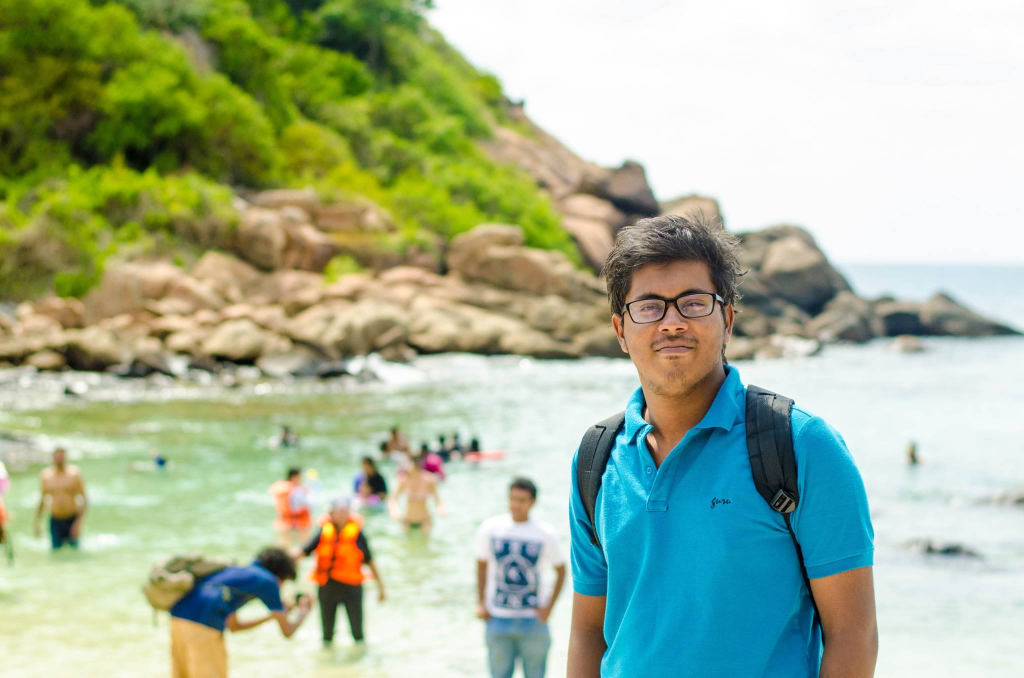
%> input picture ImagePrecessing/testImg/me.jpg, 2048 x 1356 px (shown at 1/2 size)
$ octave can.m   (GNU Octave 9; MATLAB toolbox functions it lacks are replaced by stand-ins)
%> lines starting %> are read from the running program, lines starting %| are printed output that depends on the picture
% Coding for CANNY Edge Detection

%Written by Krishna Prasad Satamraju, Assisttant Professor, Dept. of ECE,
%/-\/-\/-\/-\/-\/-\/-\/-\/-\/-\/-\/-\/-\/-\/-\/-\/-\/-\/-\/-\/-\/-\/-\/-\
%========================================================================%
close all;
clear all;
I = imread('../testImg/me.jpg');
%> I is the input picture: size 1356x2048x3 uint8; mean R, G, B 167, 181.6, 153.4
ID = im2double(I);
%imshow(I);
%ex = edge(ID,'canny');
[h, w] = size(ID);
%> h = 1356; w = 6144
filter = [0.0174 0.348 0.04348 0.0348 0.0174; 0.0348 0.0782 0.1043 0.0782 0.0348; 0.0435 0.1043 0.1304 0.1043 0.0435;0.0348 0.0782 0.1043 0.0782 0.0348; 0.0174 0.348 0.04348 0.0348 0.0174];
Mx = [-1 0 1; -2 0 2; -1 0 1];
My = [-1 -2 -1; 0 0 0; 1 2 1];
for v = 2 : 511
    for u = 2 : 511
        sum = 0;
        for i = -2 : 2
            for j = -2 : 2
                sum = sum + (ID(u, v) * filter(i+3, j+3));
            end
        end
        IDx(u,v) = sum;
    end
end
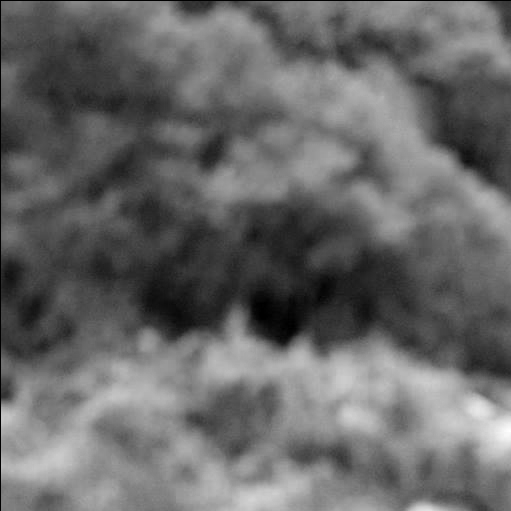
%> IDx: size 511x511 double; min 0, max 1.92, mean 0.786; drawn with min black and max white

%APPLYING SOBEL MASK ON X-DIRECTION

for v = 2:510
         for u = 2:510

             sum1 = 0;

              for i=-1:1
                for j=-1:1
                    sum1 = sum1 + IDx(u + i, v + j)* Mx(i + 2,j + 2);
                end
            end
            IDxx(u,v) = sum1;
         end;
end
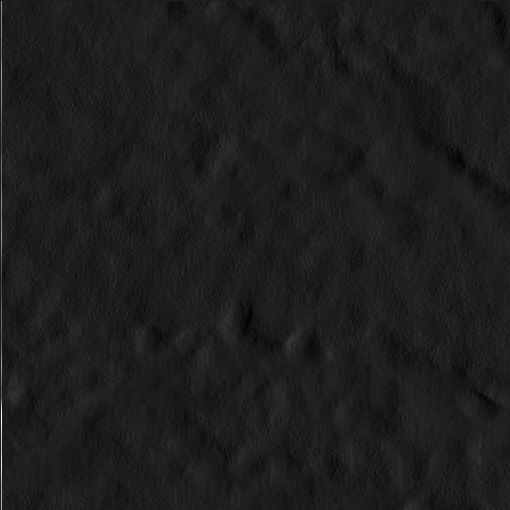
%> IDxx: size 510x510 double; min -0.772, max 5.96, mean 0.00795; drawn with min black and max white

%APPLYING SOBEL MASK ON Y-DIRECTION

%> (the run ends here)
